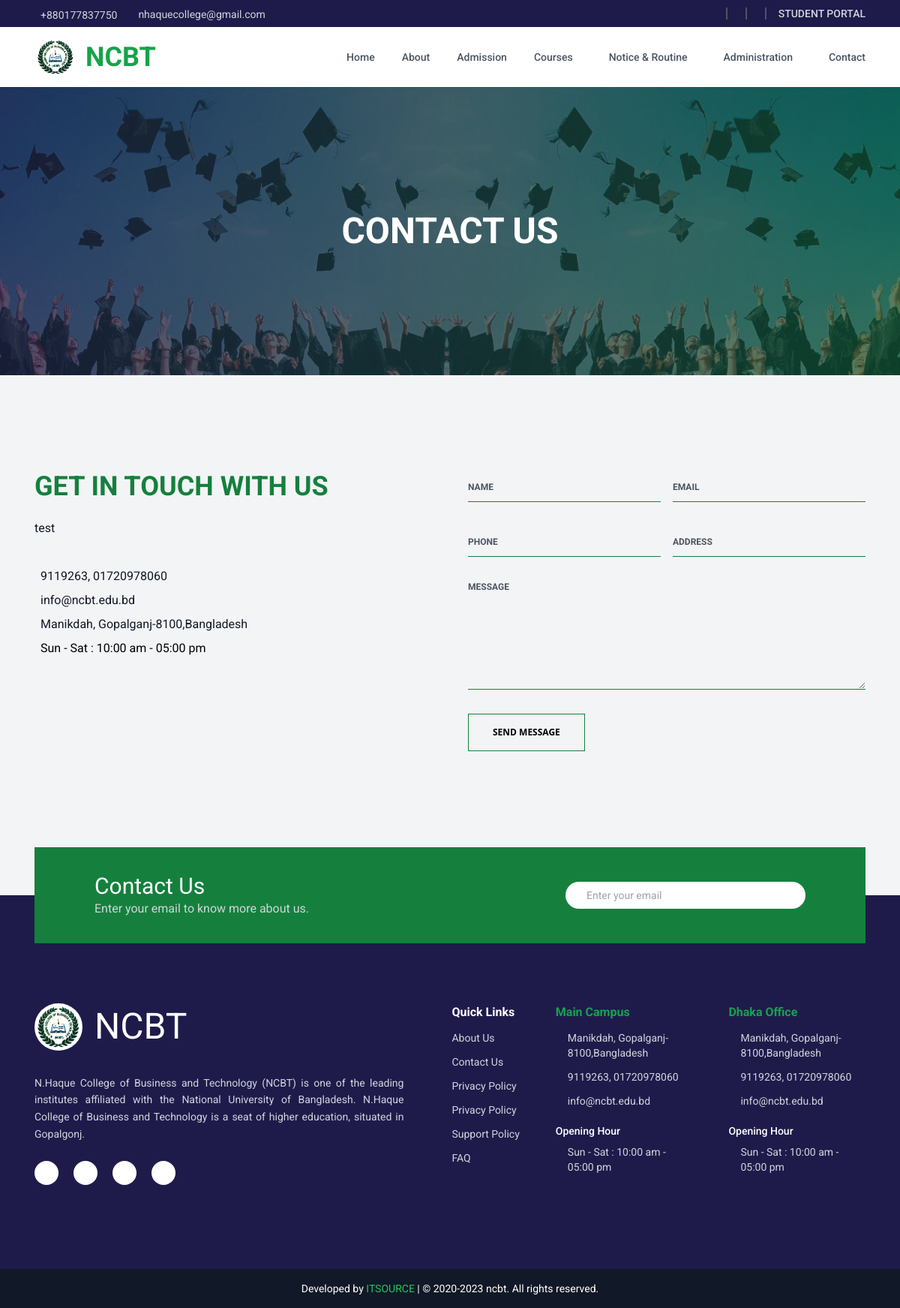
/contactus/, run on an earlier commit of the app's database.
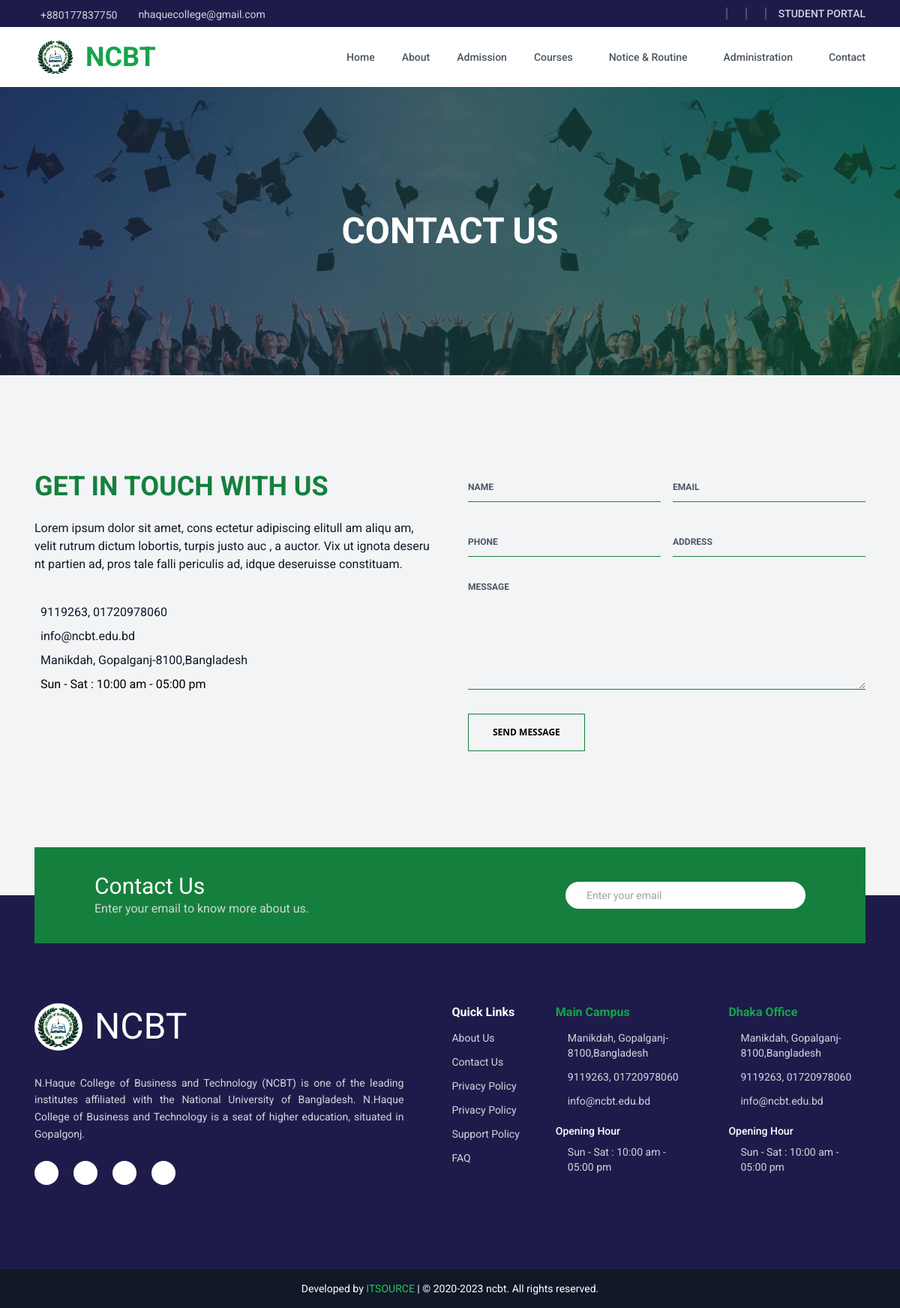
And on a later commit of the database.
### app_main/models.py (models this page shows, shortened)
class ContactInformationModel(models.Model):
    details = models.TextField(
        null=True, blank=True, max_length=325, verbose_name="Short Summary"
    )
    phone = models.CharField(max_length=122, null=True)
    email = models.CharField(max_length=122, null=True)
    address = models.TextField(null=True, blank=True, max_length=325)
    work = models.CharField(
        null=True, blank=True, max_length=225, verbose_name="Working Date & Time"
    )
    class Meta:
        verbose_name = "Contact Information"
        verbose_name_plural = "Contact Informations"
        ordering = ["-id"]

### app_main/views.py (the view)
# urls.py: path("contactus/", views.contact_us_view, name="contactus"),
def contact_us_view(request):
    info = ContactInformationModel.objects.first()
    form = ContactForm()
    email = request.GET.get("email", "")
    if request.method == "POST":
        form = ContactForm(request.POST)
        if form.is_valid():
            form.save()
            messages.success(request, "Your message has been sent successfully!")
            return redirect("contactus")
    context = {
        "form": form,
        "info": info,
        "email": email,
    }
    return render(request, "app_main/contact_us.html", context)

### app_main/form.py
class ContactForm(forms.ModelForm):
    class Meta:
        model = Contact
        fields = ['name','email','phone', 'address', 'desc']
        widgets = {
            'name': forms.TextInput(attrs={'placeholder': 'Name :'}),
            'email': forms.EmailInput(attrs={'placeholder': 'Email :'}),
            'phone': forms.TextInput(attrs={'placeholder': 'Phone :'}),
            'address': forms.TextInput(attrs={'placeholder': 'Address :'}),
            'desc': forms.Textarea(attrs={'placeholder': 'Message :','cols':'40','rows':'6'}),
        }

### app_main/custom_context_processor.py (called while the page is built)
def miscellaneous_common_data(request):
    contact = ContactInformationModel.objects.all().last()
    footer = FooterInformationModel.objects.all().last()
    context = {
        "contact": contact,
        "footer": footer,
    }
    return context

### std_portal/custom_context_processor.py (called while the page is built)
def get_profile_image(request):
    student = ''
    if hasattr(request.user, 'studentregistrationuni' ):
        student = 'uni'
    elif hasattr(request.user, 'studentregistrationcollage'):
        student = 'clg'
    context = {
        'student': student
    }
    return context

### templates/app_main/contact_us.html (shortened to what this page needs)
{% extends 'app_main/base.html' %} {% load static %} {% block main %}
<div class="banner-area relative isolate h-60 bg-gray-950 md:h-96">
  <img loading="lazy" src="{% static 'assets/images/section-banner-bg.jpg' %}" alt="section banner"
    class="absolute inset-0 -z-10 h-full w-full object-cover opacity-80" />
  <div class="container grid h-full place-items-center text-center">
    <h1 class="text-3xl font-bold uppercase text-white md:text-5xl">
      Contact Us
    </h1>
  </div>
</div>
<section id="card-contact-form" class="my-8 py-8 md:my-16 md:py-16">
  <div class="container flex flex-col items-start justify-start gap-8 md:flex-row md:justify-center md:gap-12">
    <div class="w-full md:w-1/2">
      <h2 class="mb-6 text-4xl font-bold uppercase text-green-700">
        GET IN TOUCH WITH US
      </h2>
      {% if contact %}
      <p class="text-sm font-normal text-gray-900 md:text-base">
        {{ info.details }}
      </p>
      <div class="mt-10 flex flex-row items-center justify-start gap-2">
        <p class="text-sm text-gray-900 md:text-base">{{ info.phone }}</p>
      </div>
      <div class="mt-2 flex flex-row items-center justify-start gap-2">
        <p class="text-sm text-gray-900 md:text-base">{{ info.email }}</p>
      </div>
      <div class="mt-2 flex flex-row items-center justify-start gap-2">
        <p class="text-sm text-gray-900 md:text-base">{{ info.address }}</p>
      </div>
      <div class="mt-2 flex flex-row items-start justify-start gap-2">
        <p class="text-sm text-black md:text-base">{{ contact.work }}</p>
      </div>
      {% endif %}
    </div>
    <div class="mt-4 w-full md:mt-0 md:w-1/2">
      <form class="mb-10 md:mb-0" action="" method="post" id="contact-form">
        <div class="flex flex-col items-center justify-center gap-4 md:flex-row">
          <input
            class="block w-full border-b-[1.5px] border-green-700 bg-transparent py-2 placeholder:text-xs placeholder:font-bold placeholder:text-gray-600 focus:outline-none placeholder:focus:text-gray-900"
            type="text" name="name" placeholder="NAME" required />
          <input
            class="block w-full border-b-[1.5px] border-green-700 bg-transparent py-2 placeholder:text-xs placeholder:font-bold placeholder:text-gray-600 focus:outline-none placeholder:focus:text-gray-900"
            type="email" name="email" placeholder="EMAIL" value="{{email}}" required />
        </div>
        <div class="mt-8 flex flex-col items-center justify-center gap-4 md:flex-row">
          <input
            class="block w-full border-b-[1.5px] border-green-700 bg-transparent py-2 placeholder:text-xs placeholder:font-bold placeholder:text-gray-600 focus:outline-none placeholder:focus:text-gray-900"
            type="text" name="phone" placeholder="PHONE" required />
          <input
            class="block w-full border-b-[1.5px] border-green-700 bg-transparent py-2 placeholder:text-xs placeholder:font-bold placeholder:text-gray-600 focus:outline-none placeholder:focus:text-gray-900"
            type="text" name="address" placeholder="ADDRESS" required />
        </div>
        <textarea
          class="mt-8 block w-full border-b-[1.5px] border-green-700 bg-transparent placeholder:text-xs placeholder:font-bold placeholder:text-gray-600 focus:outline-none placeholder:focus:text-gray-900"
          name="message" id="" rows="6" placeholder="MESSAGE" required></textarea>
        <button type="text"
          class="mt-8 border-[1.5px] border-green-700 px-8 py-4 font-sans text-xs font-semibold uppercase hover:bg-green-700 hover:text-white hover:duration-500">
          Send Message
        </button>
      </form>
    </div>
  </div>
</section>
{% endblock main %}

### templates/components/footer.html (shortened to what the changed rows need)
{% load static %}
<footer
  class="footer-bg mt-16 md:mt-32 flex w-full flex-col items-center justify-center bg-indigo-950 text-gray-300"
>
  <div class="container">
    <div
      class="flex flex-col -mt-8 md:-mt-16 justify-between gap-4 bg-green-700 p-6 min-h-[8rem] md:flex-row md:items-center md:px-8 xl:px-20"
    >
      <div>
        <h2 class="text-xl text-white md:text-3xl">Contact Us</h2>
      </div>
    </div>
    <div
      class="my-4 grid w-full gap-16 py-8 md:mb-8 md:py-16 lg:grid-cols-9 lg:gap-0"
    >
      <div
        class="flex w-full flex-col flex-wrap justify-center gap-6 md:flex-row md:gap-12 lg:col-span-5 lg:pl-10 xl:pl-16"
      >
        <div class="w-max">
          <h2 class="mb-3 text-sm font-bold text-white md:text-base">
            Quick Links
          </h2>
        </div>
        <div class="flex-1">
          <h2 class="mb-3 text-sm font-bold text-green-600 md:text-base">
            Main Campus
          </h2>
          {% if contact %}
          <div class="flex flex-col gap-3 text-[0.8rem] md:text-sm">
            <a href="#" class="flex items-center gap-4">
              <span>{{ contact.address }}</span>
            </a>
            <a href="#" class="flex items-center gap-4">
              <span>{{ contact.phone }}</span>
            </a>
            <a href="#" class="flex items-center gap-4">
              <span>{{ contact.email }}</span>
            </a>
            <div class="mt-2">
              <h5 class="mb-2 font-medium text-white">Opening Hour</h5>
              <span class="flex items-center gap-4">
                {{contact.work}}
              </span>
            </div>
          </div>
          {% endif %}
        </div>
        <div class="flex-1">
          <h2 class="mb-3 text-sm font-bold text-green-600 md:text-base">
            Dhaka Office
          </h2>
          {% if contact %}
          <div class="flex flex-col gap-3 text-[0.8rem] md:text-sm">
            <a href="#" class="flex items-center gap-4">
              <span>{{ contact.address }}</span>
            </a>
            <a href="#" class="flex items-center gap-4">
              <span>{{ contact.phone }}</span>
            </a>
            <a href="#" class="flex items-center gap-4">
              <span>{{ contact.email }}</span>
            </a>
            <div class="mt-2">
              <h5 class="mb-2 font-medium text-white">Opening Hour</h5>
              <span class="flex items-center gap-4">
                {{contact.work}}
              </span>
            </div>
          </div>
          {% endif %}
        </div>
      </div>
    </div>
  </div>
</footer>

What changed in the data, as far as the page shows it:
changed ContactInformationModel "info@ncbt.edu.bd": details "test" → "Lorem ipsum dolor sit amet, cons ectetur adipiscing elitull am aliqu am, velit rutrum dictum lobortis, turpis justo auc , a auctor. Vix ut ignota deseru nt partien ad, pros tale falli periculis ad, idque deseruisse constituam."
